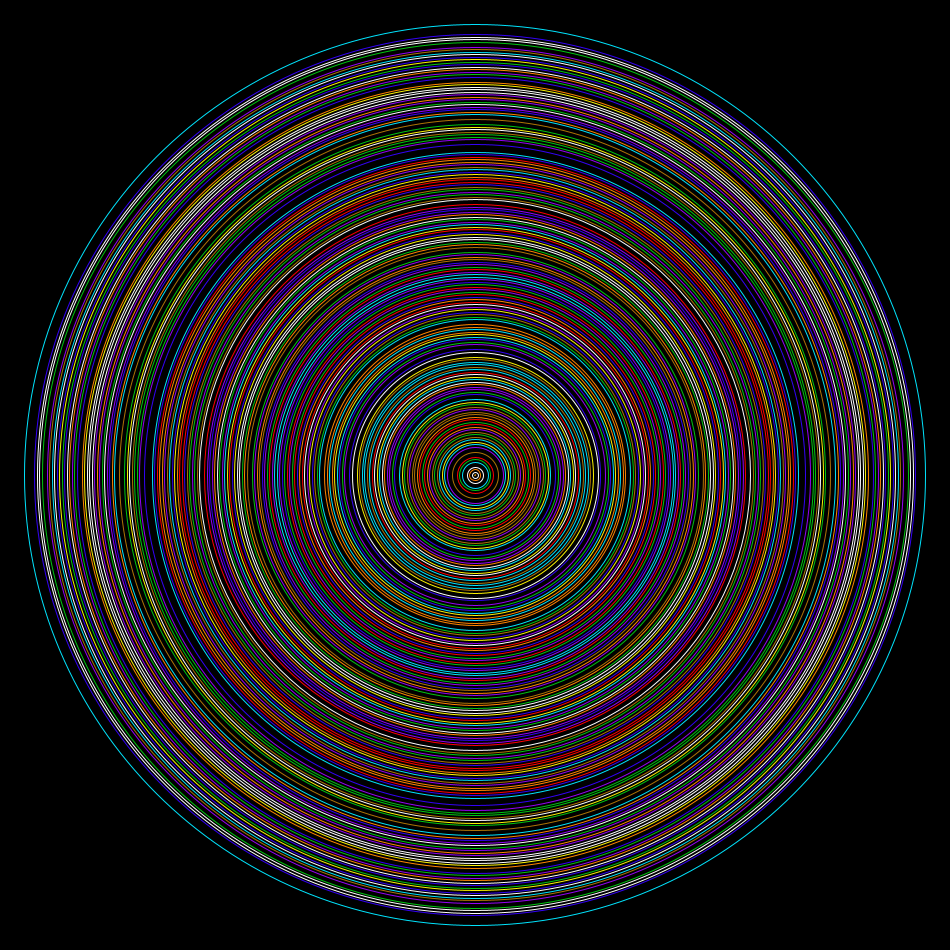
Frame 1 (no input)
Frame 60 (the mouse pressed at the canvas centre just before this capture): identical to frame 1, image omitted
Frame 120 (the mouse held since frame 60 and released just before this capture): identical to frame 1, image omitted

The Processing sketch that drew this single still picture (run headless with seeded random() and noise(); from frame 60 on, the mouse is pressed at the canvas centre):

// Processing sketch: processing_181675
// ── processing_181675.pde

Circle c1;
String pi = "3.1.4.1.5.9.2.6.5.3.5.8.9.7.9.3.2.3.8.4.6.2.6.4.3.3.8.3.2.7.9.5.0.2.8.8.4.1.9.7.1.6.9.3.9.9.3.7.5.1.0.5.8.2.0.9.7.4.9.4.4.5.9.2.3.0.7.8.1.6.4.0.6.2.8.6.2.0.8.9.9.8.6.2.8.0.3.4.8.2.5.3.4.2.1.1.7.0.6.7.9.8.2.1.4.8.0.8.6.5.1.3.2.8.2.3.0.6.6.4.7.0.9.3.8.4.4.6.0.9.5.5.0.5.8.2.2.3.1.7.2.5.3.5.9.4.0.8.1.2.8.4.8.1.1.1.7.4.5.0.2.8.4.1.0.2.7.0.1.9.3.8.5.2.1.1.0.5.5.5.9";
int [] term = int(split(pi, '.')); 
int n = 0; // this is later used as a counter to cycle int term through the 180 digits of pi.

void setup()
{
  size(950, 950); 
  background(0); 
  c1 = new Circle();
}


void draw()
{
  c1.drawCircles();
}


class Circle
{
  float xpos;
  float ypos;
  float yheight;
  float xwidth;


  Circle()
  {
    xwidth = 1;
    yheight = 1;
    xpos = 450;
    ypos = 450;
  }
  Circle (float x, float y, float w, float h)
  {
    xwidth = w;
    yheight = h;
    xpos = x;
    ypos = y;
  }


  void drawCircles()
  {
    noFill();

    while (n < 181) 
    {
      calculateColor();
      rectMode(CENTER);                
      //rect(475,475,xwidth,yheight);   //this is an alternate setting which displays the digits of pi as a square instead of a circle.
      ellipse(475, 475, xwidth, yheight);
      xwidth += 5;
      yheight += 5;
      n+=1; // the next time this loops, the next digit of Pi will be used.
    }
  }
}





void calculateColor() // this is where the color is determined for the next circle / rectangle.

{
  if (term[n]== 0)  // " if the nth term of pi is a zero"
  {
    stroke(51, 2, 245); //Dark Blue
  }

  if (term[n]== 1)   // " if the nth term of pi is 1"
  {
    stroke(255);   // draw in White
  }

  if (term[n]== 2)   // " if the nth term of pi is  2"
  {
    stroke(0, 196, 16); // draw in Green
  }

  if (term[n]== 3)   // " if the nth term of pi is 3"
  {
    stroke(173, 115, 5); // draw in Brown
  }

  if (term[n]== 4)  // " if the nth term of pi is 5"
  {
    stroke(255, 132, 0); // draw in Orange
  }

  if (term[n]== 5) // " if the nth term of pi is 6"
  {
    stroke(0); // draw in Black
  }

  if (term[n]== 6) // " if the nth term of pi is 7"
  {
    stroke(255, 0, 0); // draw in Red
  }

  if (term[n]== 7) // " if the nth term of pi is 8"
  {
    stroke(250, 242, 2); // draw in Yellow
  }

  if (term[n]== 8) // " if the nth term of pi is 9"
  {
    stroke(148, 2, 245); // draw in Purple
  }

  if (term[n]== 9) // " if the nth term of pi is 0"
  {
    stroke(1, 227, 252); // draw in Light Blue
  }
}
